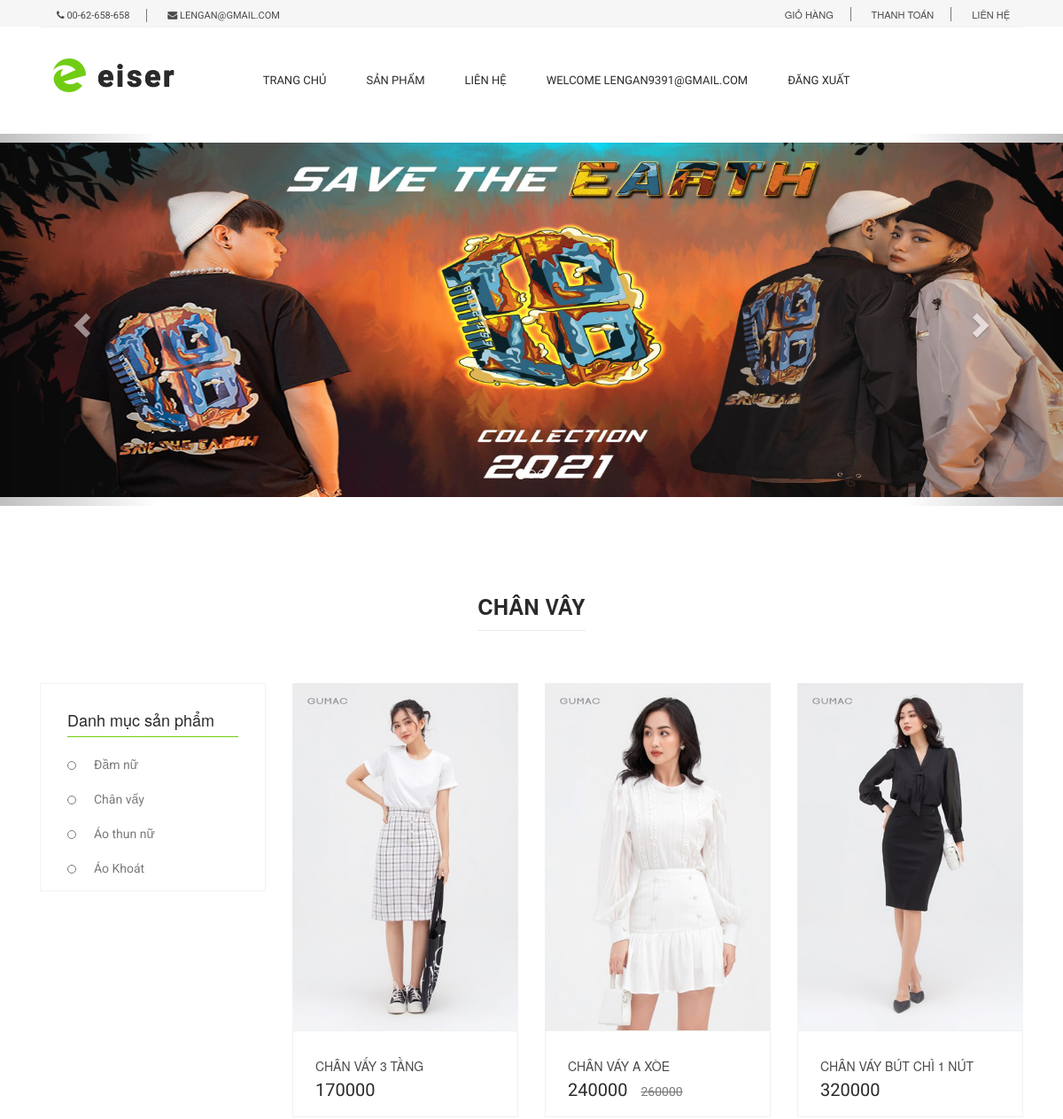
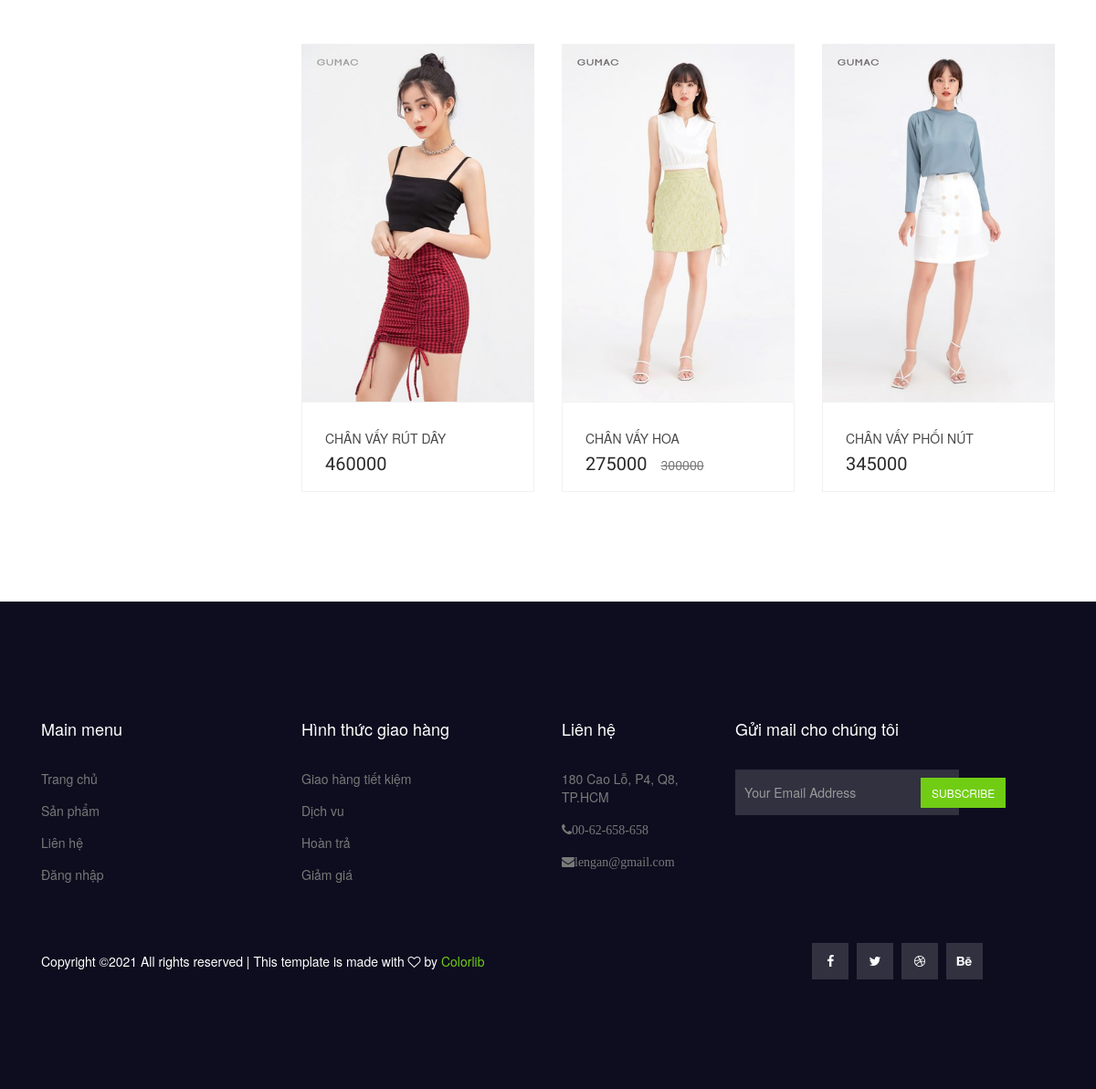
The app's page /view/chanvay.php (signed in) with its own data (2 pictures, top to bottom).
### tables this page shows
CREATE TABLE `sanpham` (
  `masp` int(11) NOT NULL,
  `tensp` varchar(50) NOT NULL,
  `giamoi` double NOT NULL,
  `giacu` double DEFAULT NULL,
  `mota` varchar(255) NOT NULL,
  `soluong` int(11) NOT NULL,
  `mausac` varchar(20) NOT NULL,
  `hinh` char(50) NOT NULL,
  `madm` char(10) NOT NULL
);

### view/chanvay.php (the view, shortened to what this page needs)
<!DOCTYPE html>
<html lang="en">
  <head>
    <?php
        include 'layout/header.php';
    ?>
  </head>
  <body>
    <?php
      include 'layout/menu.php';
    ?>
    <?php
      include 'layout/banner.php';
    ?>
    <div class="row justify-content-center" id="home_sp">
        <div class="col-lg-12">
          <div class="main_title">
            <h2><span id="thơitrangnam">Chân vây</span></h2>
          </div>
        </div>
      </div>
    <section class="cat_product_area section_gap" style="margin-top:-100px">
      <div class="container">
        <div class="row flex-row-reverse">
          <div class="col-lg-9">
            <div class="latest_product_inner" style="margin-top:-30px">
              <div class="row">
                <?php
                  $servername = "localhost:4306";
                  $username = "root";
                  $password = "";
                  $dbname="thweb";
                  try {
                      $conn = new PDO("mysql:host=$servername;dbname=$dbname", $username, $password);
                      $stmt = $conn->prepare("SELECT masp, tensp, giamoi, giacu, hinh FROM  sanpham where madm='CV'");
                      $stmt->execute();
                      $sanphams = $stmt->fetchAll(PDO::FETCH_ASSOC);
                      if($sanphams){
                        foreach($sanphams as $sanpham){
                          echo'<div class="col-lg-4 col-md-6">';
                          echo'<div class="single-product"> ';
                          echo'<div class="product-img">';
                          echo'<a href="ChiTiet-SP.php?id='.$sanpham['masp'].'">';
                          echo'<img class="img-fluid w-100" src="'.$sanpham['hinh'].'" alt="" />';
                          echo'</a>';
                          echo'</div>';
                          echo'<div class="product-btm">';
                          echo'<a href="ChiTiet-SP.php?id='.$sanpham['masp'].'" class="d-block">';
                          echo'<h4>'.$sanpham['tensp'].'</h4>';
                          echo'</a>';
                          echo'<div class="mt-3">';
                          echo'<span class="mr-4">'.$sanpham['giamoi'].'</span>';
                          echo'<del>'.$sanpham['giacu'].'</del>';
                          echo'</div>';
                          echo'</div>';
                          echo'</div>';
                          echo'</div>';
                        }
                      }
                    } catch(PDOException $e) {
                      echo "thanh cong" . $e->getMessage();
                    }finally{
                      $conn = null;
                  }
                ?>
              </div>
            </div>
          </div>
          <div class="col-lg-3">
            <div class="left_sidebar_area">
              <aside class="left_widgets p_filter_widgets">
                <div class="l_w_title">
                  <h3>Danh mục sản phẩm</h3>
                </div>
                <div class="widgets_inner">
                  <ul class="list">
                    <li>
                      <a href="sanpham.php">Đầm nữ</a>
                    </li>
                    <li>
                      <a href="chanvay.php">Chân vấy</a>
                    </li>
                    <li>
                      <a href="#">Áo thun nữ</a>
                    </li>
                    <li>
                    <a href="#">Áo Khoát</a>
                    </li>
                  </ul>
                </div>
              </aside>
            </div>
          </div>
        </div>
      </div>
    </section>
    <?php
        include 'layout/footer.php';
    ?>
  </body>
</html>

### view/layout/header.php (shortened to what this page needs)
<link rel="stylesheet" href="css/bootstrap.css" />
<link rel="stylesheet" href="vendors/linericon/style.css" />
<link rel="stylesheet" href="css/font-awesome.min.css" />
<link rel="stylesheet" href="css/themify-icons.css" />
<link rel="stylesheet" href="css/flaticon.css" />
<link rel="stylesheet" href="vendors/owl-carousel/owl.carousel.min.css" />
<link rel="stylesheet" href="vendors/lightbox/simpleLightbox.css" />
<link rel="stylesheet" href="vendors/nice-select/css/nice-select.css" />
<link rel="stylesheet" href="vendors/animate-css/animate.css" />
<link rel="stylesheet" href="vendors/jquery-ui/jquery-ui.css" />
<link rel="stylesheet" href="css/style.css" />
<link rel="stylesheet" href="css/responsive.css" />
<link rel="stylesheet" href="css/my.css" />

### view/layout/menu.php (shortened to what this page needs)
<header class="header_area">
      <div class="top_menu">
        <div class="container">
          <div class="row">
            <div class="col-lg-7">
              <div class="float-left">
                <p><span class="fa fa-phone"></span> 00-62-658-658</p>
                <p><span class="fa fa-envelope"></span> lengan@gmail.com</p>
              </div>
            </div>
            <div class="col-lg-5">
              <div class="float-right">
                <ul class="right_side">
                  <li>
                    <a href="giohang.php">
                      Giỏ hàng
                    </a>
                  </li>
                  <li>
                    <a href="Thanhtoan.php">
                      Thanh toán
                    </a>
                  </li>
                  <li>
                    <a href="contact.php">
                      Liên hệ
                    </a>
                  </li>
                </ul>
              </div>
            </div>
          </div>
        </div>
      </div>
      <div class="main_menu">
        <div class="container">
          <nav class="navbar navbar-expand-lg navbar-light w-100">
            <a class="navbar-brand logo_h" href="index.php">
              <img src="img/logo.png" alt="" style="margin-top:-5px;" />
            </a>
            <div
              class="collapse navbar-collapse offset w-100"
              id="navbarSupportedContent"
            >
              <div class="row w-100 mr-0">
              <div class="row w-100 mr-0">
                <div class="col-lg-10 pr-0">
                  <ul class="nav navbar-nav center_nav pull-right" style="margin-top:20px;">
                    <li class="nav-item">
                      <a class="nav-link" href="index.php">Trang chủ</a>
                    </li>
                    <li class="nav-item submenu dropdown">
                      <a class="nav-link" href="sanpham.php">Sản phẩm</a>
                    </li>
                    <li class="nav-item">
                      <a class="nav-link" href="contact.php">Liên hệ</a>
                    </li>
                    <?php
                      if(isset($_SESSION["txt_username"]))
                      {
                        echo '<li class="nav-item"><a class="nav-link" href="#" >Welcome '.$_SESSION["txt_username"].'</a></li>';
                        echo '<li class="nav-item"><a class="nav-link" href="logoutController.php" class="dropdown-item">Đăng Xuất</a></li>';
                      }
                      else
                      {
                        echo '<li class="nav-item"><a class="nav-link" href="dangnhap.php" >Đăng Nhập</a></li>';
                      }
                    ?>
                  </ul>
                </div>
              </div>
              </div>
            </div>
          </nav>
        </div>
      </div>
    </header>

### view/layout/banner.php (shortened to what this page needs)
<link rel="stylesheet" href="https://maxcdn.bootstrapcdn.com/bootstrap/3.4.1/css/bootstrap.min.css">
<div id="myCarousel" class="carousel slide text-center" data-ride="carousel">
  <ol class="carousel-indicators">
    <li data-target="#myCarousel" data-slide-to="0" class="active"></li>
    <li data-target="#myCarousel" data-slide-to="1"></li>
    <li data-target="#myCarousel" data-slide-to="2"></li>
  </ol>
  <div class="carousel-inner" role="listbox">
    <div class="item active">
      <h4><img src="img/image/banner/Slide 1 (1).jpg" width="100%" height="400">  </h4>
    </div>
  </div>
  <a class="left carousel-control" href="#myCarousel" role="button" data-slide="prev">
      <span class="glyphicon glyphicon-chevron-left" aria-hidden="true"></span>
    </a>
    <a class="right carousel-control" href="#myCarousel" role="button" data-slide="next">
      <span class="glyphicon glyphicon-chevron-right" aria-hidden="true"></span>
    </a>
</div>

### view/layout/footer.php (shortened to what this page needs)
<footer class="footer-area section_gap">
    <div class="container">
      <div class="row">
        <div class="col-lg-3 col-md-6 single-footer-widget">
          <h4>Main menu</h4>
          <ul>
            <li><a href="index.php">Trang chủ</a></li>
            <li><a href="sanpham.php">Sản phẩm</a></li>
            <li><a href="contact.php">Liên hệ</a></li>
            <li><a href="dangnhap.php">Đăng nhập</a></li>
          </ul>
        </div>
        <div class="col-lg-3 col-md-6 single-footer-widget">
          <h4>Hình thức giao hàng</h4>
          <ul>
            <li><a href="#">Giao hàng tiết kiệm</a></li>
            <li><a href="#">Dịch vu</a></li>
            <li><a href="#">Hoàn trả</a></li>
            <li><a href="#">Giảm giá</a></li>
          </ul>
        </div>
        <div class="col-lg-2 col-md-6 single-footer-widget">
          <h4>Liên hệ</h4>
          <ul>
            <li><a href="#">180 Cao Lỗ, P4, Q8, TP.HCM</a></li>
            <li ><a href="#" class="fa fa-phone">00-62-658-658</a></li>
            <li ><a href="#" class="fa fa-envelope">lengan@gmail.com</a></li>
          </ul>
        </div>
        <div class="col-lg-4 col-md-6 single-footer-widget">
          <h4>Gửi mail cho chúng tôi</h4>
          <div class="form-wrap" id="mc_embed_signup">
            <form target="_blank" action="https://spondonit.us12.list-manage.com/subscribe/post?u=1462626880ade1ac87bd9c93a&amp;id=92a4423d01"
              method="get" class="form-inline">
              <input class="form-control" name="EMAIL" placeholder="Your Email Address" onfocus="this.placeholder = ''"
                onblur="this.placeholder = 'Your Email Address '" required="" type="email">
              <button class="click-btn btn btn-default">Subscribe</button>
            </form>
          </div>
        </div>
      </div>
      <div class="footer-bottom row align-items-center">
        <p class="footer-text m-0 col-lg-8 col-md-12">
Copyright &copy;<script>document.write(new Date().getFullYear());</script> All rights reserved | This template is made with <i class="fa fa-heart-o" aria-hidden="true"></i> by <a href="https://colorlib.com" target="_blank">Colorlib</a>
</p>
        <div class="col-lg-4 col-md-12 footer-social">
          <a href="#"><i class="fa fa-facebook"></i></a>
          <a href="#"><i class="fa fa-twitter"></i></a>
          <a href="#"><i class="fa fa-dribbble"></i></a>
          <a href="#"><i class="fa fa-behance"></i></a>
        </div>
      </div>
    </div>
  </footer>

### view/css/my.css (style rules this page uses)
#home_sp { margin-top: 80px; height: 100px; }

### records on screen
sanpham: hinh (picture), tensp "CHÂN VẤY 3 TẦNG", giamoi "170000"
sanpham: hinh (picture), tensp "CHÂN VÁY A XÒE", giamoi "240000", giacu "260000"
sanpham: hinh (picture), tensp "CHÂN VÁY BÚT CHÌ 1 NÚT", giamoi "320000"
sanpham: hinh (picture), tensp "CHÂN VẤY RÚT DÂY", giamoi "460000"
sanpham: hinh (picture), tensp "CHÂN VẤY HOA", giamoi "275000", giacu "300000"
sanpham: hinh (picture), tensp "CHÂN VẤY PHỐI NÚT", giamoi "345000"

### other values on screen
$_SESSION["txt_username"] "LENGAN9391@GMAIL.COM"
